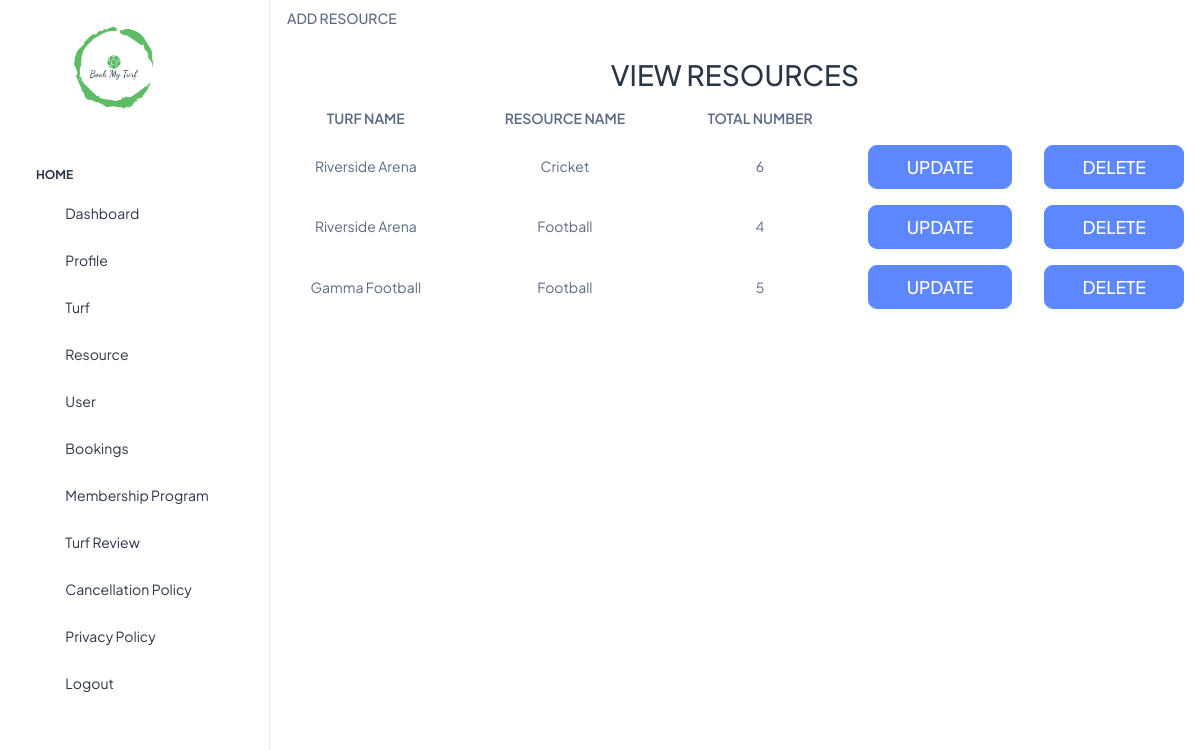
/resource/, run on the app's committed database.
### turf_app/models.py (models this page shows)
class resource_tbl(models.Model):
    turf_id = models.ForeignKey(turftbl, on_delete=models.CASCADE, null=True)
    res_name = models.CharField(max_length=10, null=True)
    res_number = models.IntegerField(null=True)

class turftbl(models.Model):
    tname = models.CharField(max_length=20, null=True)
    loc = models.CharField(max_length=50, null=True)
    district = models.CharField(max_length=20, null=True)
    grass = models.CharField(max_length=10, null=True)
    length = models.FloatField(null=True)
    width = models.FloatField(null=True)
    timing = models.CharField(max_length=20, null=True)
    contact = models.IntegerField(null=True)
    email = models.EmailField(null=True)
    image = models.ImageField(null=True, upload_to='media')
    sports = models.CharField(max_length=60, null=True)
    amenities = models.TextField(max_length=60, null=True)
    amount = models.IntegerField( null=True)

### turf_app/views.py (the view)
# urls.py: path("resource/",views.resource),
def resource(request):
    v = resource_tbl.objects.all()
    return render(request, "resource.html", {"v": v})

### templates/resource.html (shortened to what this page needs)
<!DOCTYPE html>
{%load static%}
<html lang="en">
<head>
</head>
<body>
{% include 'sidebar2.html' %}
 <div class="body-wrapper">
<div  class="topnav">
    <a href="/addresource" class="btn btn-custom">ADD RESOURCE</a>
</div><br>
<h2>VIEW RESOURCES</h2>
<table>
    <tr>
        <th>TURF NAME </th>
        <th> RESOURCE NAME </th>
        <th> TOTAL NUMBER </th>
    </tr>
    {%for i in v%}
    <tr>
        <td>{{i.turf_id.tname}}</td>
        <td>{{i.res_name}}</td>
        <td>{{i.res_number}}</td>
        <td> <a href="/editresource/{{i.id}}" class="btn btn-primary btn-lg btn-block" style="width:90%;">UPDATE</a></td>
        <td> <a href="/deleteresource/{{i.id}}" class="btn btn-primary btn-lg btn-block" style="width:90%;">DELETE</a></td>
    </tr>
    {%endfor%}
</table>
 </div>
</body>
</html>

### templates/resource.html (style rules this page uses)
body { margin: 0; font-family: Arial, Helvetica, sans-serif; }
table { border-collapse: collapse; width: 100% }
tr,td,th { border: 1px solid #dddddd; text-align: center; padding: 8px; }
h2 { text-align: center; }

### data on the page
resource_tbl: turf_id.tname "Riverside Arena", res_name "Cricket", res_number "6"
resource_tbl: turf_id.tname "Riverside Arena", res_name "Football", res_number "4"
resource_tbl: turf_id.tname "Gamma Football", res_name "Football", res_number "5"
